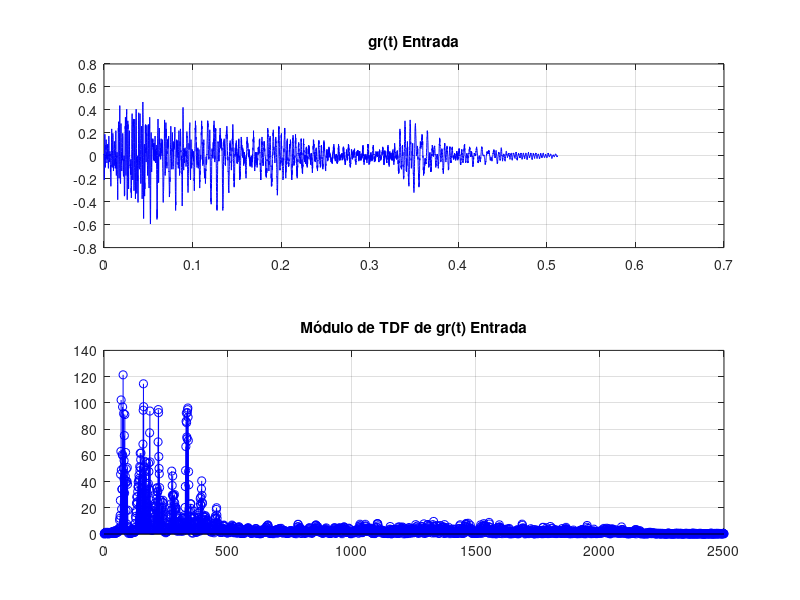
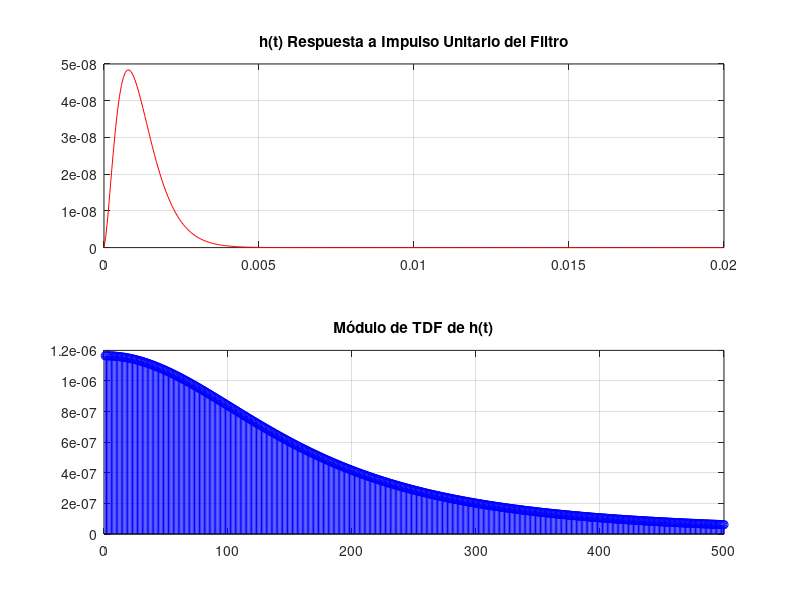
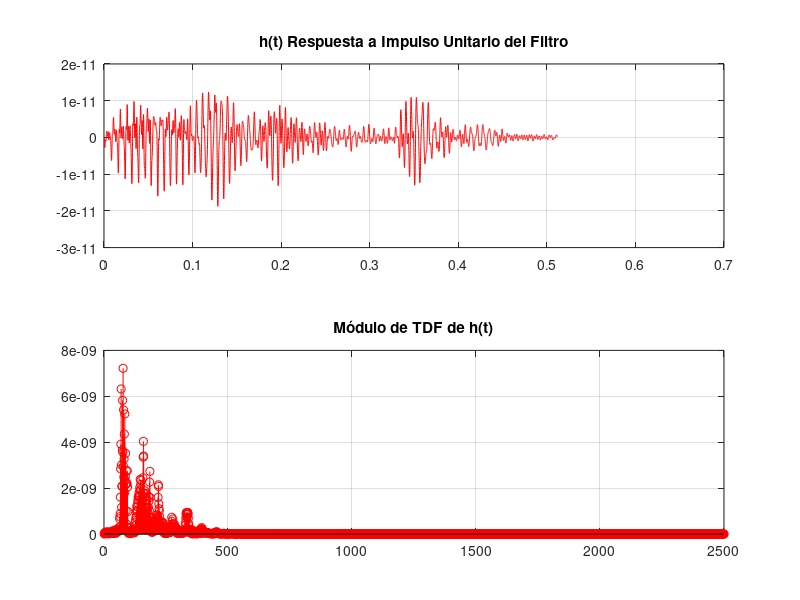

These charts were generated, in order, by the following MATLAB code:
function Globalazo

format bank;
 %-----------      Generación de la función discreta dato     -----------
  gr=load("audiovoz05.txt", "-ascii");

N=length(gr); fs=16000; dt=1/fs;
ti=0; Tp=N/fs; dw=(2*pi)/Tp;

 for i = 1:N
    tn(i) = ti + dt*(i-1);
  endfor

disp("\nEl delta tiempo 'Dt' es:"); printf('%.8f\n', dt);
disp("\nLa cantidad de elementos 'N' es:"); N
disp("\nEl delta de frecuencia angular 'Δw' es:"); printf('%.3f\n', dw);


    %-----------      Transformada discreta de Fourier      -----------

gr_tdf=fft(gr);
g_tdf_mod=abs(gr_tdf(1:N));

  figure(1)
  subplot(2,1,1), plot(tn,gr, "b" )
  grid on
  title ('gr(t) Entrada')
  subplot(2,1,2), stem(g_tdf_mod(1:2500), "b")
  grid on
  title ('Módulo de TDF de gr(t) Entrada')

                %-----------      Convolución Parte 1    -----------

p= 200 * dw;
  for i = 1:N
  h1(i)= e^(-p*tn(i));
endfor
  for i = 1:N
  h2(i)= tn(i) * e^(-p*tn(i));
endfor

h= conv(h1,h2)*dt;
h_tdf=fft(h,N);
h_tdf_mod=abs(h_tdf(1:N/2));

figure(2)
  subplot(2,1,1), plot( tn(1:320), h(1:320), "r" ) %fs/0.02
  grid on
  title ('h(t) Respuesta a Impulso Unitario del Filtro')
  subplot(2,1,2), stem(h_tdf_mod(1:500), "b")
  grid on
  title ('Módulo de TDF de h(t)')

                %-----------      Convolución Parte 2    -----------

  yf_= dt*conv(h , gr);
  Y_tdf= fft(yf_,N);
  yf_tdf_mod=abs(Y_tdf(1:N/2));

 figure(3)
  subplot(2,1,1), plot( tn(1:N),yf_(1:N), "r" )
  grid on
  title ('h(t) Respuesta a Impulso Unitario del Filtro')
  subplot(2,1,2), stem(yf_tdf_mod(1:2500), "r")
  grid on
  title ('Módulo de TDF de h(t)')
endfunction
